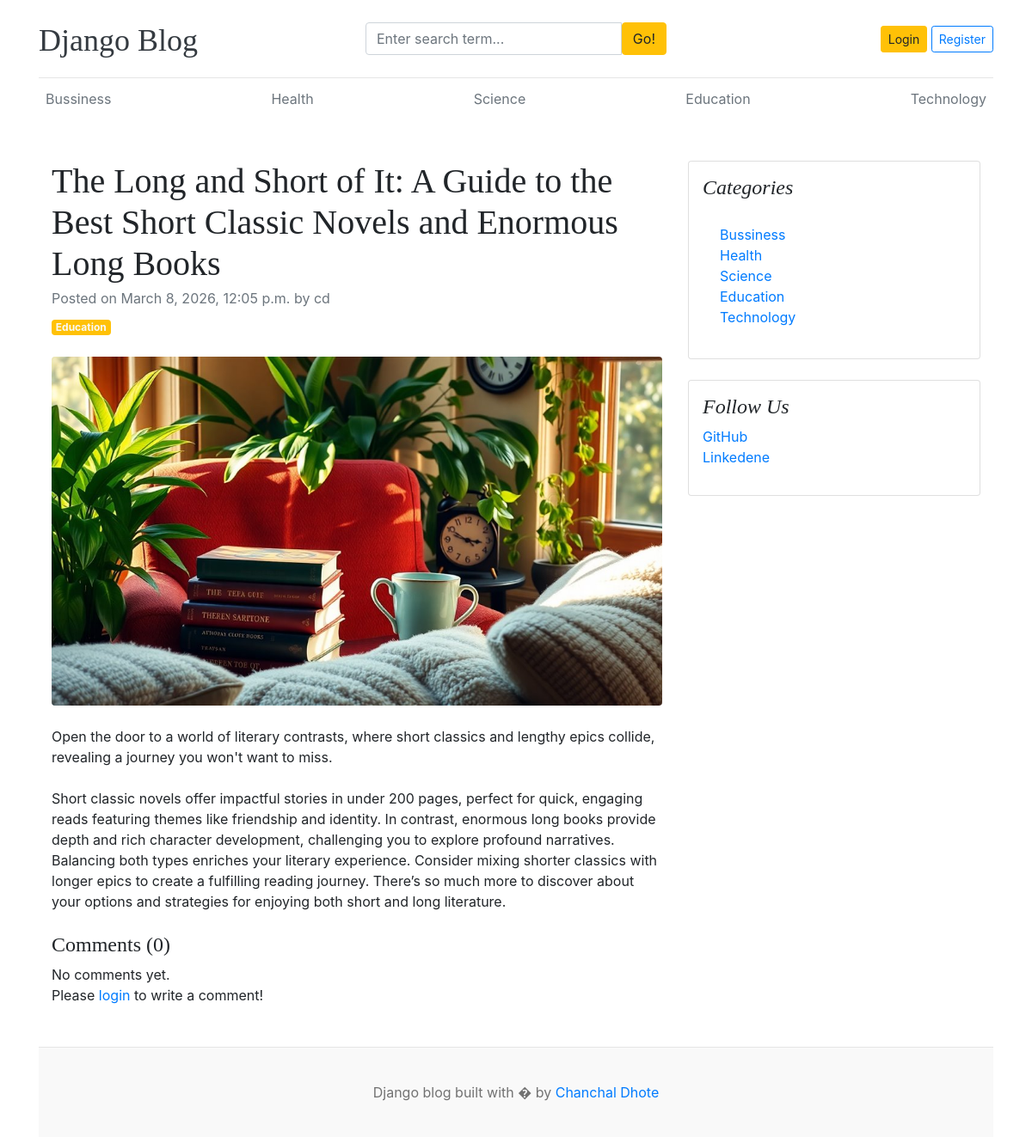
The app's page /blogs/the-long-and-short-of-it-a-guide-to-the-best-short-classic-novels-and-enormous-long-books/ with its own data.
### blogs/models.py (models this page shows, shortened)
class Category(models.Model):
    category_name = models.CharField(max_length=50, unique=True)
    slug = models.SlugField(max_length=100, unique=True, null=True, blank=True)
    created_at = models.DateTimeField(auto_now_add=True)
    updated_at = models.DateTimeField(auto_now=True)
    class Meta:
        verbose_name_plural = 'categories'
    def __str__(self):
        return self.category_name

class Blog(models.Model):
    title = models.CharField(max_length=100)
    slug = models.SlugField(max_length=150, unique=True, blank=True, null=True)
    category =models.ForeignKey(Category,on_delete=models.CASCADE)  #blog post also deleted releted to that catagory
    author = models.ForeignKey(User, on_delete=models.CASCADE) #if the user is deleted then user releted blog post also deleted
    featured_image = models.ImageField(upload_to='uploads/%Y/%m/%d')
    short_description = models.TextField(max_length=500)
    blog_body = models.TextField(max_length=2000)
    status =models.CharField(max_length=20, choices=STATUS_CHOICES, default='Draft')
    is_featured = models.BooleanField(default=False)
    created_at = models.DateTimeField(auto_now_add=True)
    updated_at = models.DateTimeField(auto_now=True)

### assignments/models.py (models this page shows, shortened)
class SocialLink(models.Model):
    platform = models.CharField(max_length=25)
    link = models.URLField(max_length=100)
    created_at = models.DateTimeField(auto_now_add=True)
    updated_at = models.DateTimeField(auto_now=True)

### blogs/views.py (the view, shortened to what this page needs)
# urls.py: path('blogs/<slug:slug>/',BlogsView.blogs, name='blogs'),
def blogs(request, slug):
    single_blog = get_object_or_404(Blog,slug=slug,status='Published')
    comments = Comment.objects.filter(blog=single_blog)
    comment_count = comments.count()
    context = {
        'single_blog': single_blog,
        'comments':comments,
        'comment_count':comment_count,
    }
    return render(request, 'blogs.html', context)

### blogs/context_processors.py (called while the page is built)
def get_categories(request):
    categories = Category.objects.all()
    return dict(categories=categories)

def get_social_links(request): # data bse mdhy configure karan mg everywhere apply hote
    social_links= SocialLink.objects.all()
    return dict(social_links =social_links)

### templates/blogs.html
{% extends 'base.html' %}
{% block content %}
<div class="container mt-5">
    <div class="row">
        <div class="col-lg-8">
            <article>
                <header class="mb-4">
                    <h1 class="fw-bolder mb-1">{{ single_blog.title }}</h1>
                    <div class="text-muted fst-italic mb-2">Posted on {{ single_blog.created_at }} by {{ single_blog.author }}</div>
                    <a class="badge bg-warning text-decoration-none text-light" href="#!">{{ single_blog.category }}</a>
                </header>
                <figure class="mb-4"><img class="img-fluid rounded" src="{{ single_blog.featured_image.url }}"
                        alt="..." /></figure>
                <section class="mb-5">
                    <p class="fs-5 mb-4">{{ single_blog.short_description }}</p>
                    <p class="fs-5 mb-4">{{ single_blog.blog_body }}</p>
                    <h4>Comments ({{ comment_count }})</h4>
                    {% if comments %}
                        {% for comment in comments %}
                            <div class="card mt-1">
                                <div class="card-body">
                                    <p class="card-text mb-0">{{ comment }}</p>
                                    <span>
                                        <small>By {{ comment.user }}</small>
                                        <small>| {{ comment.created_at | timesince }} ago</small>
                                    </span>
                                </div>
                            </div>
                        {% endfor %}
                    {% else %}
                    No comments yet.
                    {% endif %}
                    <br>
                    <div class="form-group">
                        {% if user.is_authenticated %}
                        <form action="" method="POST">
                            {% csrf_token %}
                            <div class="form-group">
                                <textarea name="comment" class="form-control" placeholder="Write your comment"></textarea>
                                <input type="submit" value="Submit" class="btn btn-primary mt-2">
                            </div>
                        </form>
                        {% else %}
                        <p>Please <span><a href="{% url 'login' %}">login</a></span> to write a comment!</p>
                        {% endif %}
                    </div>
                </section>
            </article>
        </div>
        <div class="col-lg-4">
            <div class="card mb-4 p-3">
                <h4 class="font-italic">Categories</h4>
                <div class="card-body">
                    <div class="row">
                        <div class="col-sm-6">
                            <ul class="list-unstyled mb-0">
                                {% for cat in categories %}
                                <li><a href="{% url 'post_by_category' cat.slug %}">{{ cat.category_name }}</a></li>
                                {% endfor %}
                            </ul>
                        </div>
                    </div>
                </div>
            </div>
            {% if social_links %}
            <div class="card mb-4 p-3">
                <h4 class="font-italic">Follow Us</h4>
                <ol class="list-unstyled">
                    {% for i in social_links %}
                    <li><a href="{{ i.link }}" target="_blank">{{ i.platform }}</a></li>
                    {% endfor %}
                </ol>
            </div>
            {% endif %}
        </div>
    </div>
</div>
{% endblock %}

### templates/base.html (shortened to what this page needs)
{% load static %}
<!DOCTYPE html>
<html lang="en">
<head>
  <link href="https://getbootstrap.com/docs/4.0/dist/css/bootstrap.min.css" rel="stylesheet">
  <link href="{% static 'css/blog.css' %}" rel="stylesheet">
  <link rel="stylesheet" href="https://cdnjs.cloudflare.com/ajax/libs/font-awesome/4.7.0/css/font-awesome.min.css">
</head>
<body>
  <div class="container">
    <header class="blog-header py-3">
      <div class="row flex-nowrap justify-content-between align-items-center">
        <div class="col-4 pt-1">
          <a class="blog-header-logo text-dark" href="/">Django Blog</a>
        </div>
        <div class="col-4">
          <form action="{% url 'search' %}" method="GET">
            <div class="input-group">
              <input class="form-control" type="text"  name="keyword" value="{{ keyword }}" placeholder="Enter search term..." aria-label="Enter">
              <button type="submit"  class="btn btn-warning" id="button-search">Go!</button>
            </div>
          </form>
        </div>
        <div class="col-4 d-flex justify-content-end align-items-center">
        {% if not user.is_authenticated %}
          <a class="btn btn-sm btn-warning" class="btn btn-sm btn-warning" href="{% url 'login' %}">Login</a> &nbsp;
          <a class="btn btn-sm btn-outline-primary" href="{% url 'register' %}">Register</a>
        {% else %}
        <span><a class="btn btn-sm btn-success" href="{% url 'dashboard' %}">Dashboard</a></span>
        &emsp;
        <span><a class="btn btn-sm btn-danger" href="{% url 'logout' %}">Logout</a></span>
        {% endif %}
        </div>
      </div>
    </header>
    <div class="nav-scroller py-1 mb-2">
      <nav class="nav d-flex justify-content-between">
        {% for cat in categories %}
        <a class="p-2 text-muted" href="{% url 'post_by_category' cat.id %}">{{ cat.category_name }}</a>
        {% endfor %}
      </nav>
    </div>
    {% block content %}
    {% endblock %}
    <footer class="blog-footer">
      <p>Django blog built with � by <a href="#">Chanchal Dhote</a></p>
    </footer>
</body>
</html>

### blog_main/static/css/blog.css (style rules this page uses)
.blog-header { border-bottom: 1px solid #e5e5e5; }
.blog-header-logo { font-family: "Playfair Display", Georgia, "Times New Roman", serif; font-size: 2.25rem; }
h1, h2, h3, h4, h5, h6 { font-family: "Playfair Display", Georgia, "Times New Roman", serif; }
.blog-footer { padding: 2.5rem 0; color: #727272; text-align: center; background-color: #f9f9f9; border-top: .05rem solid #e5e5e5; }
.blog-footer p:last-child { margin-bottom: 0; }

### records on screen
Category: category_name "Bussiness"
Category: category_name "Health"
Category: category_name "Science"
Category: category_name "Education"
Category: category_name "Technology"
Blog: title "The Long and Short of It: A Guide to the Best Short Classic Novels and Enormous Long Books", created_at "March 8, 2026, 12:05 p.m.", author "cd", category "Education", featured_image (picture), short_description "Open the door to a world of literary contrasts, where short classics and lengthy epics collide, revealing a journey you won't want to miss.", blog_body "Short classic novels offer impactful stories in under 200 pages, perfect for quick, engaging reads featuring themes like friendship and identity. In contrast, enormous long books provide depth and rich character development, challenging you to explore profound narratives. Balancing both types enriches your literary experience. Consider mixing shorter classics with longer epics to create a fulfilling reading journey. There’s so much more to discover about your options and strategies for enjoying both short and long literature."
SocialLink: platform "GitHub"
SocialLink: platform "Linkedene"

### other values on screen
{{ comment_count }} "0"
